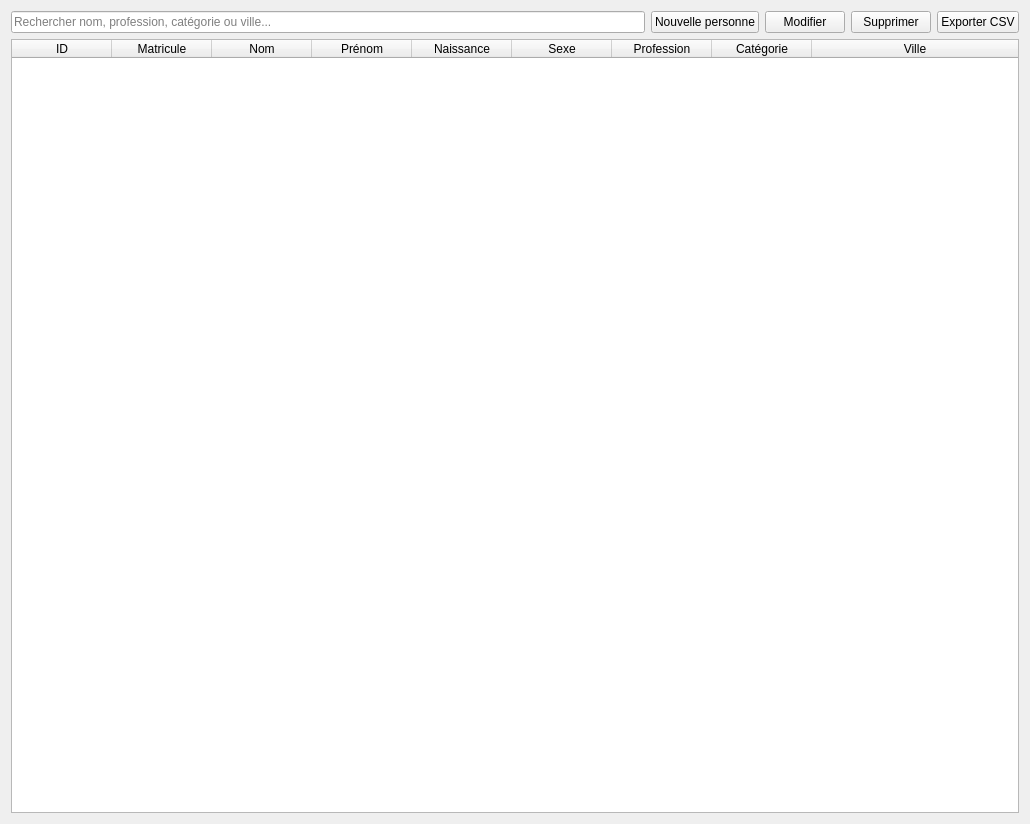
<?xml version="1.0" encoding="UTF-8"?>
<ui version="4.0">
 <class>PersonsPage</class>
 <widget class="QWidget" name="PersonsPage">
  <property name="geometry">
   <rect>
    <x>0</x>
    <y>0</y>
    <width>1030</width>
    <height>824</height>
   </rect>
  </property>
  <layout class="QVBoxLayout" name="rootLayout">
   <item>
    <layout class="QHBoxLayout" name="toolbarLayout">
     <item>
      <widget class="QLineEdit" name="search">
       <property name="placeholderText">
        <string>Rechercher nom, profession, catégorie ou ville...</string>
       </property>
      </widget>
     </item>
     <item>
      <widget class="QPushButton" name="addButton">
       <property name="text">
        <string>Nouvelle personne</string>
       </property>
      </widget>
     </item>
     <item>
      <widget class="QPushButton" name="editButton">
       <property name="text">
        <string>Modifier</string>
       </property>
      </widget>
     </item>
     <item>
      <widget class="QPushButton" name="deleteButton">
       <property name="text">
        <string>Supprimer</string>
       </property>
      </widget>
     </item>
     <item>
      <widget class="QPushButton" name="exportButton">
       <property name="text">
        <string>Exporter CSV</string>
       </property>
      </widget>
     </item>
    </layout>
   </item>
   <item>
    <widget class="QTableWidget" name="table">
     <property name="dragEnabled">
      <bool>true</bool>
     </property>
     <property name="sortingEnabled">
      <bool>true</bool>
     </property>
     <property name="columnCount">
      <number>9</number>
     </property>
     <attribute name="horizontalHeaderCascadingSectionResizes">
      <bool>false</bool>
     </attribute>
     <attribute name="horizontalHeaderStretchLastSection">
      <bool>true</bool>
     </attribute>
     <attribute name="verticalHeaderCascadingSectionResizes">
      <bool>true</bool>
     </attribute>
     <attribute name="verticalHeaderShowSortIndicator" stdset="0">
      <bool>true</bool>
     </attribute>
     <attribute name="verticalHeaderStretchLastSection">
      <bool>false</bool>
     </attribute>
     <column>
      <property name="text">
       <string>ID</string>
      </property>
     </column>
     <column>
      <property name="text">
       <string>Matricule</string>
      </property>
     </column>
     <column>
      <property name="text">
       <string>Nom</string>
      </property>
     </column>
     <column>
      <property name="text">
       <string>Prénom</string>
      </property>
     </column>
     <column>
      <property name="text">
       <string>Naissance</string>
      </property>
     </column>
     <column>
      <property name="text">
       <string>Sexe</string>
      </property>
     </column>
     <column>
      <property name="text">
       <string>Profession</string>
      </property>
     </column>
     <column>
      <property name="text">
       <string>Catégorie</string>
      </property>
     </column>
     <column>
      <property name="text">
       <string>Ville</string>
      </property>
     </column>
    </widget>
   </item>
  </layout>
 </widget>
 <resources/>
 <connections/>
</ui>
